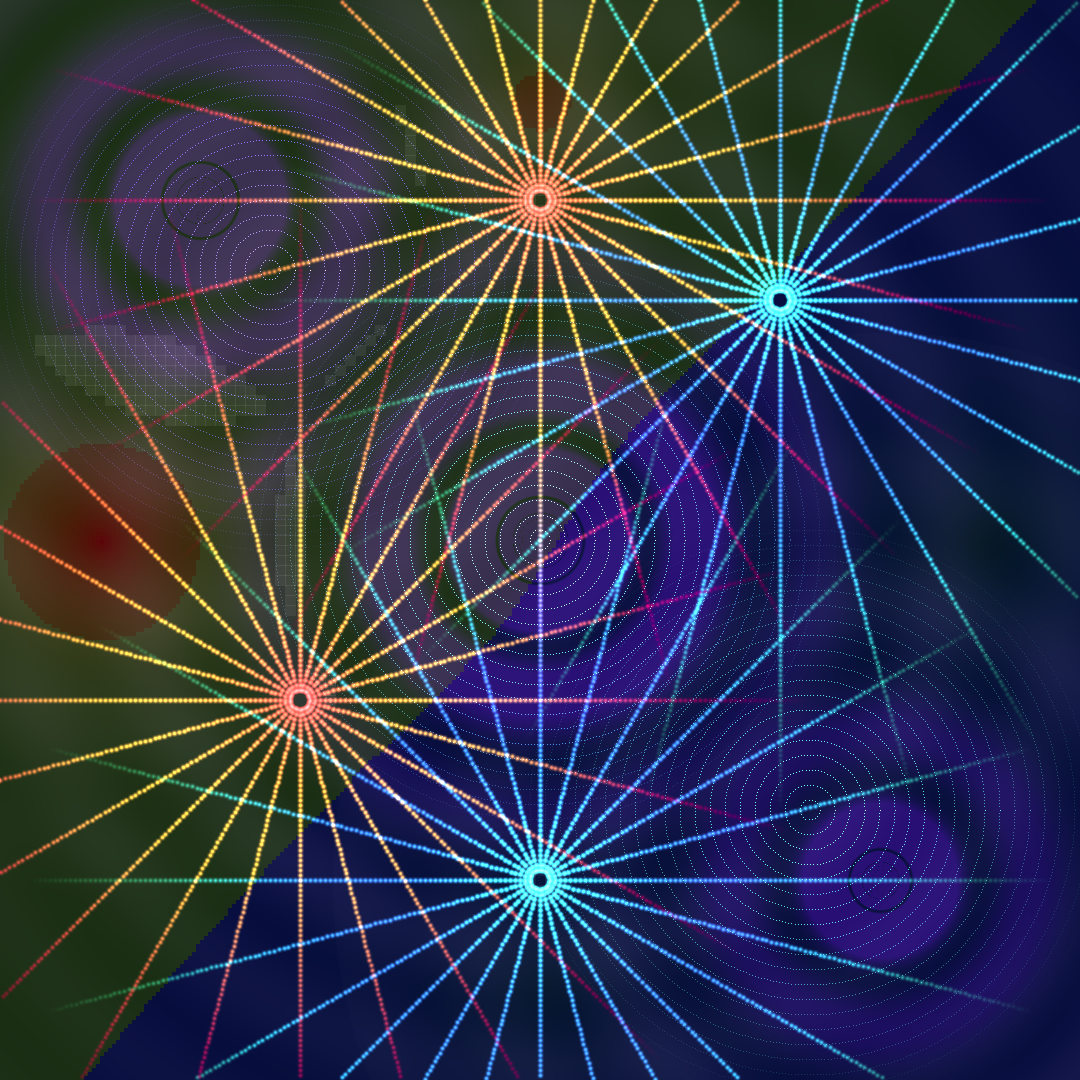

Python code for this plot:
import numpy as np
from PIL import Image
import math
import colorsys

# Invisible Symphony - Making the Unseen Seen
# A synesthetic landscape where invisible forces paint their presence

WIDTH, HEIGHT = 1080, 1080

# Initialize the sensory canvas
canvas = np.zeros((HEIGHT, WIDTH, 3), dtype=np.float32)

# Create coordinate grids for field calculations
x_grid, y_grid = np.meshgrid(np.arange(WIDTH), np.arange(HEIGHT))

# Invisible Force 1: Gravity
class GravityWell:
    def __init__(self, x, y, mass):
        self.position = np.array([x, y])
        self.mass = mass
        
    def field_strength(self, x, y):
        """Calculate gravitational field strength at a point"""
        dx = x - self.position[0]
        dy = y - self.position[1]
        r_squared = dx**2 + dy**2 + 1  # +1 to avoid division by zero
        
        # Gravitational field strength falls off with 1/r²
        return self.mass / r_squared
    
    def field_direction(self, x, y):
        """Direction of gravitational pull"""
        dx = x - self.position[0]
        dy = y - self.position[1]
        r = np.sqrt(dx**2 + dy**2 + 1)
        return -dx/r, -dy/r  # Negative because gravity pulls inward
    
    def visualize(self, canvas):
        """Gravity as spacetime curvature - deep blues and purples"""
        for y in range(HEIGHT):
            for x in range(WIDTH):
                strength = self.field_strength(x, y)
                
                if strength > 0.0001:  # Threshold for visibility
                    # Gravity warps space - create distortion rings
                    distance = np.sqrt((x - self.position[0])**2 + (y - self.position[1])**2)
                    
                    # Concentric rings of spacetime distortion
                    ring_pattern = 0.5 + 0.5 * np.sin(distance * 0.05 - strength * 100)
                    
                    # Deep space colors
                    hue = 0.75  # Deep purple-blue
                    saturation = min(1.0, strength * 1000)
                    value = ring_pattern * strength * 500
                    
                    r, g, b = colorsys.hsv_to_rgb(hue, saturation, min(1.0, value))
                    
                    # Add to canvas with warping effect
                    canvas[y, x] += np.array([r, g, b]) * 0.3

# Invisible Force 2: Electromagnetic Fields
class ElectromagneticField:
    def __init__(self, x, y, charge, frequency=0.1):
        self.position = np.array([x, y])
        self.charge = charge  # Positive or negative
        self.frequency = frequency
        self.phase = 0
        
    def field_vector(self, x, y):
        """Calculate E-field vector at a point"""
        dx = x - self.position[0]
        dy = y - self.position[1]
        r_squared = dx**2 + dy**2 + 1
        r = np.sqrt(r_squared)
        
        # Electric field strength
        magnitude = self.charge / r_squared
        
        # Direction (away from positive, toward negative)
        return magnitude * dx/r, magnitude * dy/r
    
    def visualize(self, canvas, time):
        """EM fields as flowing aurora - greens and magentas"""
        self.phase = time * self.frequency
        
        # Create field lines
        num_lines = 24
        for i in range(num_lines):
            angle = (i / num_lines) * 2 * np.pi
            
            # Trace field line
            x, y = self.position[0], self.position[1]
            x += 10 * np.cos(angle)  # Start slightly away from charge
            y += 10 * np.sin(angle)
            
            for step in range(100):
                if 0 <= x < WIDTH and 0 <= y < HEIGHT:
                    # Field pulsates with time
                    pulse = 0.7 + 0.3 * np.sin(self.phase + step * 0.1)
                    
                    # Color based on charge
                    if self.charge > 0:
                        hue = 0.0 + 0.1 * np.sin(step * 0.05)  # Red-orange
                    else:
                        hue = 0.5 + 0.1 * np.sin(step * 0.05)  # Cyan-blue
                    
                    saturation = 0.8
                    value = pulse * (1 - step/100)  # Fade with distance
                    
                    r, g, b = colorsys.hsv_to_rgb(hue, saturation, value)
                    
                    # Draw with aurora-like glow
                    for dy in range(-3, 4):
                        for dx in range(-3, 4):
                            px, py = int(x + dx), int(y + dy)
                            if 0 <= px < WIDTH and 0 <= py < HEIGHT:
                                glow = np.exp(-(dx**2 + dy**2) / 4)
                                canvas[py, px] += np.array([r, g, b]) * glow * 0.1
                
                # Move along field line
                fx, fy = self.field_vector(x, y)
                if self.charge < 0:
                    fx, fy = -fx, -fy  # Reverse for negative charges
                
                # Normalize and step
                magnitude = np.sqrt(fx**2 + fy**2)
                if magnitude > 0:
                    x += 5 * fx / magnitude
                    y += 5 * fy / magnitude
                else:
                    break

# Invisible Force 3: Temperature Gradients
class TemperatureField:
    def __init__(self):
        self.sources = []
        
    def add_source(self, x, y, temperature):
        """Add a heat/cold source"""
        self.sources.append({'pos': np.array([x, y]), 'temp': temperature})
    
    def get_temperature(self, x, y):
        """Calculate temperature at a point from all sources"""
        temp = 20  # Ambient temperature
        
        for source in self.sources:
            distance = np.sqrt((x - source['pos'][0])**2 + (y - source['pos'][1])**2)
            # Temperature diffuses with distance
            contribution = source['temp'] * np.exp(-distance / 100)
            temp += contribution
        
        return temp
    
    def visualize(self, canvas):
        """Temperature as flowing color gradients"""
        # Calculate temperature field
        temp_field = np.zeros((HEIGHT, WIDTH))
        
        for y in range(0, HEIGHT, 4):  # Sample every 4 pixels for efficiency
            for x in range(0, WIDTH, 4):
                temp = self.get_temperature(x, y)
                
                # Fill 4x4 block
                for dy in range(4):
                    for dx in range(4):
                        if y+dy < HEIGHT and x+dx < WIDTH:
                            temp_field[y+dy, x+dx] = temp
        
        # Apply temperature gradient visualization
        for y in range(HEIGHT):
            for x in range(WIDTH):
                temp = temp_field[y, x]
                
                # Map temperature to color
                # Cold: deep blues, Normal: greens, Hot: reds/yellows
                if temp < 20:
                    # Cold
                    normalized = (temp + 50) / 70  # Assuming min temp -50
                    hue = 0.55 + 0.1 * normalized  # Blue range
                    saturation = 0.9
                    value = 0.3 + 0.4 * normalized
                elif temp < 50:
                    # Comfortable
                    normalized = (temp - 20) / 30
                    hue = 0.3 - 0.1 * normalized  # Green to yellow
                    saturation = 0.6
                    value = 0.5 + 0.2 * normalized
                else:
                    # Hot
                    normalized = min(1.0, (temp - 50) / 50)
                    hue = 0.1 - 0.1 * normalized  # Yellow to red
                    saturation = 0.8 + 0.2 * normalized
                    value = 0.7 + 0.3 * normalized
                
                r, g, b = colorsys.hsv_to_rgb(hue, saturation, value)
                
                # Blend with existing
                canvas[y, x] = canvas[y, x] * 0.7 + np.array([r, g, b]) * 0.3

# Invisible Force 4: Sound Waves
class SoundWave:
    def __init__(self, x, y, frequency, amplitude):
        self.position = np.array([x, y])
        self.frequency = frequency
        self.amplitude = amplitude
        self.phase = 0
        
    def visualize(self, canvas, time):
        """Sound as expanding ripples with frequency-based color"""
        self.phase = time
        
        # Sound waves expand outward
        max_radius = 300
        
        for radius in range(10, max_radius, 15):
            # Wave intensity decreases with distance
            intensity = self.amplitude * (1 - radius/max_radius)
            
            # Higher frequencies = cooler colors, lower = warmer
            hue = 0.8 - 0.6 * (self.frequency / 100)  # Assuming freq 0-100
            
            # Create wave ring
            wave_phase = radius * 0.1 - self.phase * self.frequency * 0.1
            wave_intensity = (1 + np.sin(wave_phase)) / 2
            
            # Draw ring
            for angle in np.linspace(0, 2*np.pi, int(radius * 2)):
                x = self.position[0] + radius * np.cos(angle)
                y = self.position[1] + radius * np.sin(angle)
                
                if 0 <= x < WIDTH and 0 <= y < HEIGHT:
                    r, g, b = colorsys.hsv_to_rgb(hue, 0.7, intensity * wave_intensity)
                    
                    # Sound creates interference patterns
                    canvas[int(y), int(x)] += np.array([r, g, b]) * 0.2

# Create the invisible symphony
print("Composing the invisible symphony...")

# Gravity wells - the bass notes
gravity_wells = [
    GravityWell(200, 200, 50),
    GravityWell(880, 880, 30),
    GravityWell(540, 540, 70)
]

# Electromagnetic fields - the melody
em_fields = [
    ElectromagneticField(300, 700, 10, 0.2),  # Positive charge
    ElectromagneticField(780, 300, -10, 0.15), # Negative charge
    ElectromagneticField(540, 200, 5, 0.25),   # Smaller positive
    ElectromagneticField(540, 880, -5, 0.18)   # Smaller negative
]

# Temperature field - the atmosphere
temp_field = TemperatureField()
temp_field.add_source(100, 540, 80)   # Heat source (left)
temp_field.add_source(980, 540, -60)  # Cold source (right)
temp_field.add_source(540, 100, 40)   # Warm source (top)
temp_field.add_source(540, 980, -40)  # Cool source (bottom)

# Sound waves - the rhythm
sound_waves = [
    SoundWave(270, 270, 20, 0.8),  # Low frequency
    SoundWave(810, 810, 60, 0.6),  # High frequency
    SoundWave(540, 540, 40, 1.0),  # Medium frequency, high amplitude
]

# Compose the symphony over time
print("The invisible forces begin their dance...")

# First movement - Gravity sets the stage
for well in gravity_wells:
    well.visualize(canvas)

# Second movement - Temperature flows
temp_field.visualize(canvas)

# Third movement - Electromagnetic ballet
for t in range(30):
    for field in em_fields:
        field.visualize(canvas, t)

# Fourth movement - Sound ripples through
for t in range(20):
    for wave in sound_waves:
        wave.visualize(canvas, t)

# Final touch - Interference patterns where forces meet
print("Creating interference patterns...")

# Find regions where multiple forces are strong
interference_map = np.zeros((HEIGHT, WIDTH))

for y in range(0, HEIGHT, 10):
    for x in range(0, WIDTH, 10):
        # Count active forces at this point
        force_count = 0
        
        # Check gravity
        for well in gravity_wells:
            if well.field_strength(x, y) > 0.001:
                force_count += 1
        
        # Check EM fields
        for field in em_fields:
            fx, fy = field.field_vector(x, y)
            if abs(fx) + abs(fy) > 0.01:
                force_count += 1
        
        # Check temperature
        temp = temp_field.get_temperature(x, y)
        if abs(temp - 20) > 10:
            force_count += 1
        
        # More forces = more interference
        if force_count >= 2:
            # Create interference pattern
            for dy in range(-5, 6):
                for dx in range(-5, 6):
                    py, px = y + dy, x + dx
                    if 0 <= py < HEIGHT and 0 <= px < WIDTH:
                        # White light at interference points
                        intensity = 0.1 * force_count / 4
                        canvas[py, px] += np.array([1, 1, 1]) * intensity

# Normalize and save
canvas = np.clip(canvas, 0, 1)

# Add subtle overall glow
canvas = canvas ** 0.9  # Gamma correction for more vivid colors

image_array = (canvas * 255).astype(np.uint8)
image = Image.fromarray(image_array, 'RGB')
image.save('/home/norsninja/Art/artworks/2025-08-05_invisible_symphony/invisible_symphony_01.png')

print("Invisible symphony complete.")
print("The unseen forces have painted their presence.")
print("In this landscape, physics becomes poetry.")